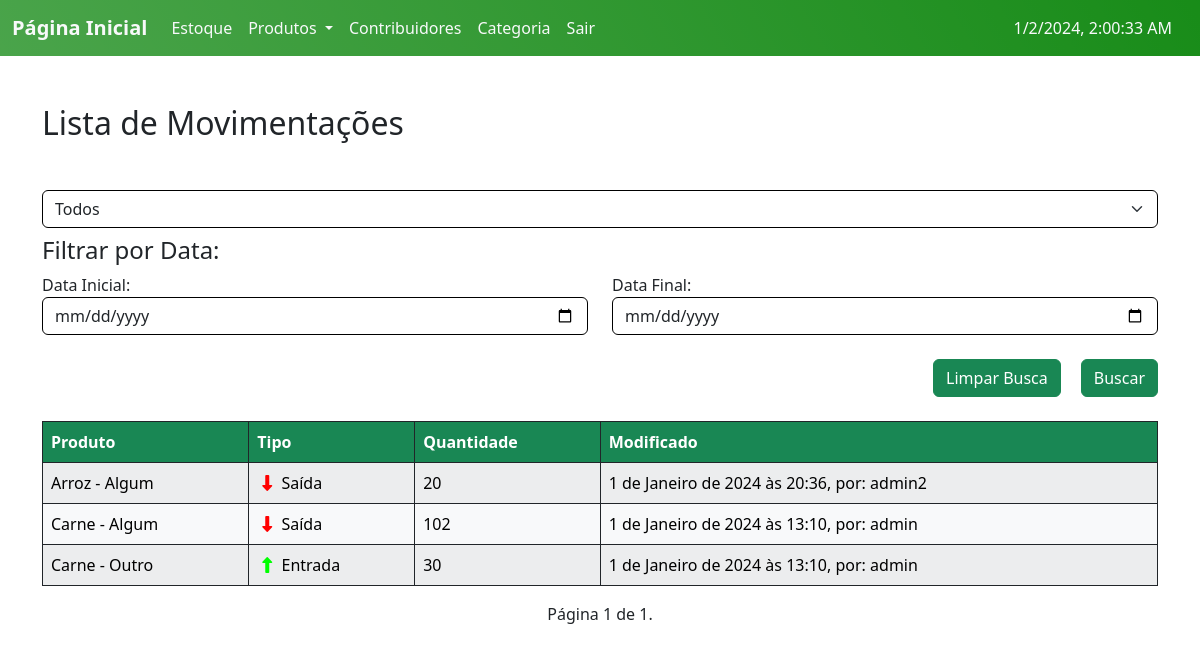
The page /Movimentos/ (signed in) on the database its author committed.
### ABSJ/models.py (models this page shows, shortened)
class Movimento(models.Model):
    user = models.ForeignKey(User, on_delete=models.CASCADE)
    produto = models.ForeignKey(Produto, on_delete=models.CASCADE)
    quantidade = models.PositiveIntegerField()
    tipo = models.CharField(max_length=7, choices=MOVIMENTO)
    modificado = models.DateTimeField(auto_now=True)
    class Meta:
        ordering = ['-modificado']

class Produto(models.Model):
    slug = models.SlugField(unique=True)
    user = models.ForeignKey(User, on_delete=models.CASCADE)
    categoria = models.ForeignKey(Categoria, on_delete=models.CASCADE, null=True)
    contribuidor = models.ForeignKey(Contribuidor, on_delete=models.CASCADE, null=True)
    produto = models.CharField(max_length=200)
    codigo = models.PositiveIntegerField(unique=True)
    estoque = models.PositiveIntegerField(default=0)
    validade = models.DateField()
    tempo_ultima_atualizacao = models.DateField(default=date.today)
    quantidade_dias = models.IntegerField(default=0)
    class Meta:
        ordering = ['produto']
    def __str__(self):
        return self.produto.capitalize()

class Contribuidor(models.Model):
    slug = models.SlugField(unique=True)
    contribuidor = models.CharField(max_length=250, unique=True)
    tipocontribuidor = models.CharField(choices=CONTRIBUIDOR, max_length=10)
    tempo = models.DateField()
    tempo_ultima_atualizacao = models.DateField(default=date.today)
    quantidade_dias = models.PositiveIntegerField(default=0)
    observacoes = models.TextField(blank=True, null=True)
    class Meta:
        ordering = ['tempo']
    def __str__(self):
        return self.contribuidor.capitalize()

### ABSJ/views.py (the view, shortened to what this page needs)
# urls.py: path('Movimentos/', v.movimento_list, name='Movimento_list'),
@login_required
def movimento_list(request):
    movimentos = m.Movimento.objects.all()
    tipo = request.GET.get('tipo')
    sDate = request.GET.get('start_date')
    eDate = request.GET.get('end_date')
    if tipo:
        movimentos = movimentos.filter(tipo=tipo)
    paginator = Paginator(movimentos, 30)
    page = request.GET.get('page')
    try:
        movimentos = paginator.page(page)
    except PageNotAnInteger:
        movimentos = paginator.page(1)
    except EmptyPage:
        movimentos = paginator.page(paginator.num_pages)
    return render(request, 'list_Movimento.html', {'movimentos':movimentos})

### templates/list_Movimento.html (shortened to what this page needs)
{% extends 'home.html' %}
{% load static %}
{% block content %}
<div class="container mt-5">
  <h2 class="mb-5">Lista de Movimentações</h2>
  <form action="{% url 'Movimento_list' %}" method="GET">
    <select name="tipo" class="form-select mb-2">
      <option value="">Todos</option>
    </select>
    <div class="row mb-4">
      <h4>Filtrar por Data:</h4>
        <div class="col-md-6">
          <label for="sdate">Data Inicial:</label>
          <input class="form-control" id="sdate" type="date" name="start_date">
        </div>
        <div class="col-md-6">
          <label for="edate">Data Final:</label>
          <input class="form-control" id="edate" type="date" name="end_date">
        </div>
    </div>
    <div class="d-flex justify-content-end mb-4">
      <a class="btn btn-success"style="margin-right: 20px;" href="{% url 'Movimento_list' %}">Limpar Busca</a>
      <input class="btn btn-success" type="submit" value="Buscar">
    </div>
  </form>
  <div class="table-responsive">
    <table class="table table-striped table-bordered table-hover border-dark">
      <thead id="customTableHead" class="thead-dark table-custom">
        <tr>
          <th scope="col">Produto</th>
            <th scope="col" >Tipo</th>
            <th scope="col">Quantidade</th>
            <th scope="col">Modificado</th>
        </tr>
      </thead>
      <tbody>
        {% if movimentos %}
          {% for movimento in movimentos %}
            <tr class="table-light border-dark custom-links">
              <td><a href="{% url 'Produto_read' slug=movimento.produto.slug %}" class="specific-link ">{{ movimento.produto }}</a> - {{ movimento.produto.contribuidor }}</td>
              <td>
                {% if movimento.tipo == 'Entrada' %}
                  <i class="fa-solid fa-up-long" style="color: #0f0; padding: 0 5px;"></i>
                  {{ movimento.tipo }}
                {% elif movimento.tipo == 'Saída' %}
                  <i class="fa-solid fa-down-long" style="color: #f00; padding: 0 5px;"></i>
                  {{ movimento.tipo }}
                {% endif %}
              </td>
              <td>{{ movimento.quantidade }}</td>
              <td>{{ movimento.modificado }}, por: {{ movimento.user }}</td>
            </tr>
          {% endfor %}
        {% else %}
          <tr>
            <td class="text-center p-5" colspan="5">Sem resultados encontrados :C</td>
          </tr>
        {% endif %}
      </tbody>
    </table>
    <div class="pagination">
      <span class="step-links">
          <span class="current">
              Página {{ movimentos.number }} de {{ movimentos.paginator.num_pages }}.
          </span>
      </span>
    </div>
  </div>
</div>
{% endblock %}

### static/css/styles.css (style rules this page uses)
.pagination { margin-bottom: 20px; }
.step-links { position: relative; margin: 0 auto; }
.step-links .current { margin: 0 5px; }
input.form-control, select.form-select { border-color: #000000; }
.custom-links .specific-link { text-decoration: none; }
.custom-links .specific-link { color: initial }
#customTableHead th { background-color: #198754; color: #fff; }

### rows shown on the page
Movimento: produto "Arroz", produto.contribuidor "Algum", tipo "Saída", quantidade "20", modificado "1 de Janeiro de 2024 às 20:36", user "admin2"
Movimento: produto "Carne", produto.contribuidor "Algum", tipo "Saída", quantidade "102", modificado "1 de Janeiro de 2024 às 13:10", user "admin"
Movimento: produto "Carne", produto.contribuidor "Outro", tipo "Entrada", quantidade "30", modificado "1 de Janeiro de 2024 às 13:10", user "admin"

### other values the page prints
{{ movimentos.number }} "1"
{{ movimentos.paginator.num_pages }} "1"
